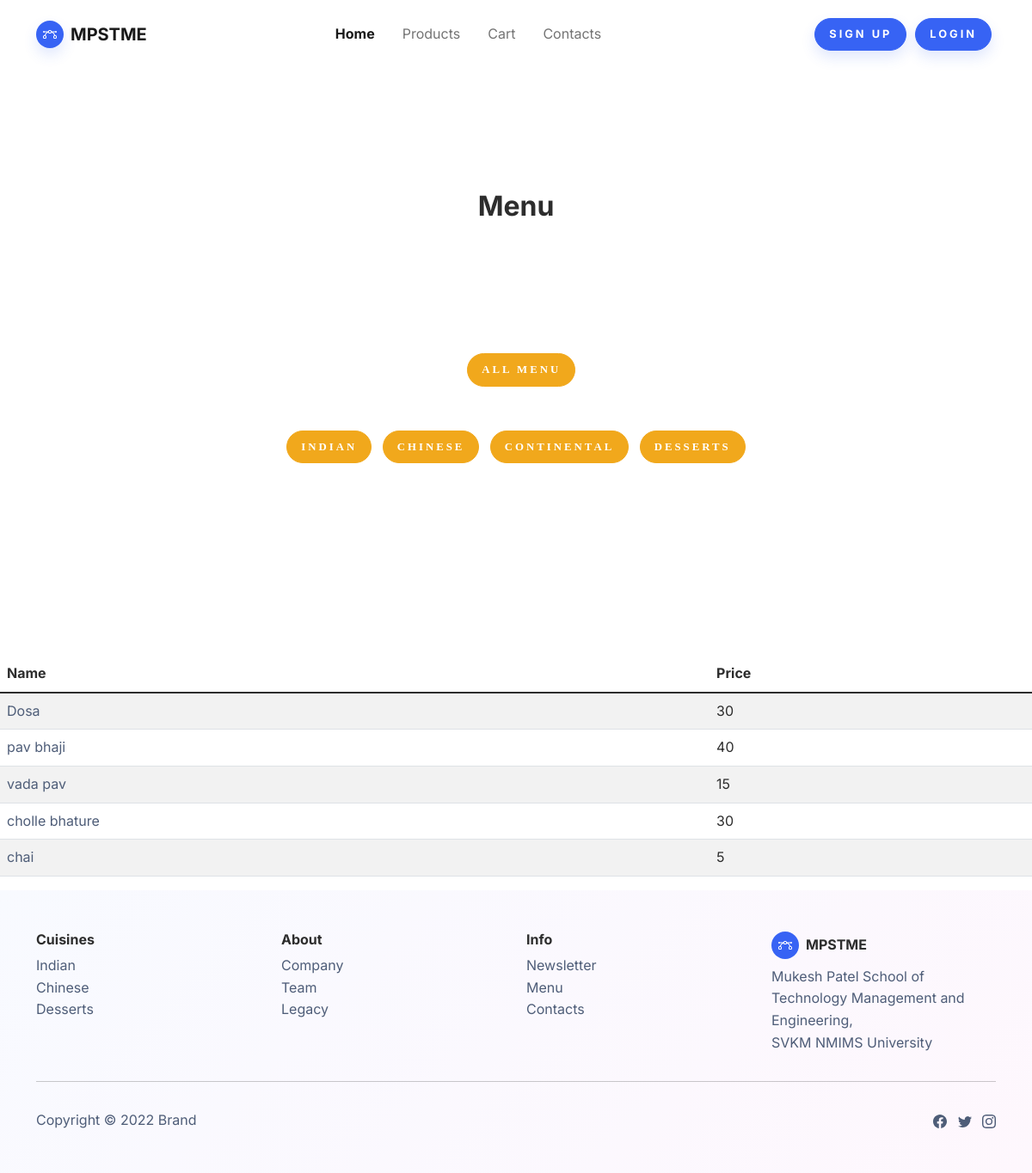
Screenshot of /products/Indian with the database file from the repository.
### home/models.py (models this page shows, shortened)
class Menu(models.Model):
    name=models.CharField(max_length=50)
    price=models.IntegerField()
    prep_time=models.IntegerField()
    cuisines=(
        ('0', "None"),
        ("Indian", "Indian"),
        ("Chinese", "Chinese"),
        ("Continental", "Continental"),
        ("Desserts", "Desserts"),
    )
    cuisine=models.CharField(choices=cuisines, max_length=30, default="None")
    img=models.ImageField(upload_to='img/', null=True, blank=True)
    class Meta:
        verbose_name_plural = "Menu"

### home/views.py (the view)
# urls.py: path('products/<str:cuis>',views.products_cuis,name='products_cuis'),
def products_cuis(request, cuis):
    try:
        menu= Menu.objects.filter(cuisine=cuis)
        context={"menu":menu}
    except:
        context={"menu": None}
    return render(request, 'products.html',context)

### templates/products.html (shortened to what this page needs)
{% extends './common/base.html'%}
{% load static %}
{% block content%}
    <section class="py-5 mt-5" >
        <div class="container py-5" style="max-width:1000px">
            <div class="row mb-4 mb-lg-5">
                <div class="col-md-8 col-xl-6 text-center mx-auto">
                    <h2 class="fw-bold">Menu</h2>
                </div>
            </div>
            <section class="py-5 mt-5">
              <div class="container py-5">
                  <div class="row mx-auto" style="max-width: 900px;">
                      <div class="col">
                <div class="tabs" style="display:table; margin: 0 auto">
                          <ul class="tabs-nav" role="tablist">
                  <li role="presentation" style="display: inline; margin-left: 210px;">
                    <a id="tab-3-and-4-course-prix-fixe"
                      class="btn btn-tabs active"
                      href="{% url 'products' %}"
                      role="tab"
                      aria-controls="3-and-4-course-prix-fixe"
                      aria-selected="true"
                      data-order="1"
                      name="indian"
                      tabindex="0">All Menu</a>
                  </li>
                  <br>
                  <br>
                  <br>
                  <li role="presentation" style="display: inline;">
                    <a id="tab-3-and-4-course-prix-fixe"
                      class="btn btn-tabs active"
                      href="{% url 'products_cuis' 'Indian' %}"
                      role="tab"
                      aria-controls="3-and-4-course-prix-fixe"
                      aria-selected="true"
                      data-order="1"
                      name="indian"
                      tabindex="0">Indian</a>
                  </li>
                  <li role="presentation" style="display: inline;">
                    <a id="tab-january2022tasting"
                      class="btn btn-tabs"
                      href="{% url 'products_cuis' 'Chinese' %}"
                      role="tab"
                      aria-controls="january2022tasting"
                      aria-selected="false"
                      name="chinese"
                      data-order="2"
                      tabindex="-1">Chinese</a>
                  </li>
                  <li role="presentation" style="display: inline;">
                    <a id="tab-wine-list-copy"
                      class="btn btn-tabs"
                      href="{% url 'products_cuis' 'Continental' %}"
                      role="tab"
                      aria-controls="wine-list-copy"
                      aria-selected="false"
                      name="continental"
                      data-order="3"
                      tabindex="-1">Continental</a>
                  </li>
                  <li role="presentation" style="display: inline;">
                    <a id="tab-wine"
                      class="btn btn-tabs"
                      href="{% url 'products_cuis' 'Desserts' %}"
                      role="tab"
                      aria-controls="wine"
                      aria-selected="false"
                      name="dessert"
                      data-order="4"
                      tabindex="-1">Desserts</a>
                  </li>
                  </ul>
                          </div>
                      </div>
                  </div>
              </div>
          </section>
    </section>
    <div>
        <table class="table table-striped">
            <thead>
              <tr>
                <th scope="col">Name</th>
                <th scope="col">Price</th>
              </tr>
            </thead>
            <tbody>
            {% for item in menu %}
              <tr>
                <td><a href="{% url 'product' item.name %}">{{item.name}}</a></td>
                <td>{{item.price}}</td>
              </tr>
            {% endfor %}
            </tbody>
          </table>
        </div>
    {% endblock %}

### rows the page displays
Menu: name "Dosa", price "30"
Menu: name "pav bhaji", price "40"
Menu: name "vada pav", price "15"
Menu: name "cholle bhature", price "30"
Menu: name "chai", price "5"
